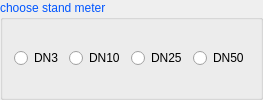
          <widget class="QGroupBox" name="groupBox_5">
           <property name="palette">
            <palette>
             <active>
              <colorrole role="WindowText">
               <brush brushstyle="SolidPattern">
                <color alpha="255">
                 <red>0</red>
                 <green>85</green>
                 <blue>255</blue>
                </color>
               </brush>
              </colorrole>
             </active>
             <inactive>
              <colorrole role="WindowText">
               <brush brushstyle="SolidPattern">
                <color alpha="255">
                 <red>0</red>
                 <green>85</green>
                 <blue>255</blue>
                </color>
               </brush>
              </colorrole>
             </inactive>
             <disabled>
              <colorrole role="WindowText">
               <brush brushstyle="SolidPattern">
                <color alpha="255">
                 <red>120</red>
                 <green>120</green>
                 <blue>120</blue>
                </color>
               </brush>
              </colorrole>
             </disabled>
            </palette>
           </property>
           <property name="title">
            <string>choose stand meter</string>
           </property>
           <layout class="QGridLayout" name="gridLayout_9">
            <item row="0" column="1">
             <widget class="QRadioButton" name="rBtn_DN10">
              <property name="palette">
               <palette>
                <active>
                 <colorrole role="WindowText">
                  <brush brushstyle="SolidPattern">
                   <color alpha="255">
                    <red>0</red>
                    <green>0</green>
                    <blue>0</blue>
                   </color>
                  </brush>
                 </colorrole>
                </active>
                <inactive>
                 <colorrole role="WindowText">
                  <brush brushstyle="SolidPattern">
                   <color alpha="255">
                    <red>0</red>
                    <green>0</green>
                    <blue>0</blue>
                   </color>
                  </brush>
                 </colorrole>
                </inactive>
                <disabled>
                 <colorrole role="WindowText">
                  <brush brushstyle="SolidPattern">
                   <color alpha="255">
                    <red>120</red>
                    <green>120</green>
                    <blue>120</blue>
                   </color>
                  </brush>
                 </colorrole>
                </disabled>
               </palette>
              </property>
              <property name="text">
               <string>DN10</string>
              </property>
             </widget>
            </item>
            <item row="0" column="2">
             <widget class="QRadioButton" name="rBtn_DN25">
              <property name="palette">
               <palette>
                <active>
                 <colorrole role="WindowText">
                  <brush brushstyle="SolidPattern">
                   <color alpha="255">
                    <red>0</red>
                    <green>0</green>
                    <blue>0</blue>
                   </color>
                  </brush>
                 </colorrole>
                </active>
                <inactive>
                 <colorrole role="WindowText">
                  <brush brushstyle="SolidPattern">
                   <color alpha="255">
                    <red>0</red>
                    <green>0</green>
                    <blue>0</blue>
                   </color>
                  </brush>
                 </colorrole>
                </inactive>
                <disabled>
                 <colorrole role="WindowText">
                  <brush brushstyle="SolidPattern">
                   <color alpha="255">
                    <red>120</red>
                    <green>120</green>
                    <blue>120</blue>
                   </color>
                  </brush>
                 </colorrole>
                </disabled>
               </palette>
              </property>
              <property name="text">
               <string>DN25</string>
              </property>
             </widget>
            </item>
            <item row="0" column="3">
             <widget class="QRadioButton" name="rBtn_DN50">
              <property name="palette">
               <palette>
                <active>
                 <colorrole role="WindowText">
                  <brush brushstyle="SolidPattern">
                   <color alpha="255">
                    <red>0</red>
                    <green>0</green>
                    <blue>0</blue>
                   </color>
                  </brush>
                 </colorrole>
                </active>
                <inactive>
                 <colorrole role="WindowText">
                  <brush brushstyle="SolidPattern">
                   <color alpha="255">
                    <red>0</red>
                    <green>0</green>
                    <blue>0</blue>
                   </color>
                  </brush>
                 </colorrole>
                </inactive>
                <disabled>
                 <colorrole role="WindowText">
                  <brush brushstyle="SolidPattern">
                   <color alpha="255">
                    <red>120</red>
                    <green>120</green>
                    <blue>120</blue>
                   </color>
                  </brush>
                 </colorrole>
                </disabled>
               </palette>
              </property>
              <property name="text">
               <string>DN50</string>
              </property>
             </widget>
            </item>
            <item row="0" column="0">
             <widget class="QRadioButton" name="rBtn_DN3">
              <property name="palette">
               <palette>
                <active>
                 <colorrole role="WindowText">
                  <brush brushstyle="SolidPattern">
                   <color alpha="255">
                    <red>0</red>
                    <green>0</green>
                    <blue>0</blue>
                   </color>
                  </brush>
                 </colorrole>
                </active>
                <inactive>
                 <colorrole role="WindowText">
                  <brush brushstyle="SolidPattern">
                   <color alpha="255">
                    <red>0</red>
                    <green>0</green>
                    <blue>0</blue>
                   </color>
                  </brush>
                 </colorrole>
                </inactive>
                <disabled>
                 <colorrole role="WindowText">
                  <brush brushstyle="SolidPattern">
                   <color alpha="255">
                    <red>120</red>
                    <green>120</green>
                    <blue>120</blue>
                   </color>
                  </brush>
                 </colorrole>
                </disabled>
               </palette>
              </property>
              <property name="text">
               <string>DN3</string>
              </property>
             </widget>
            </item>
           </layout>
          </widget>
